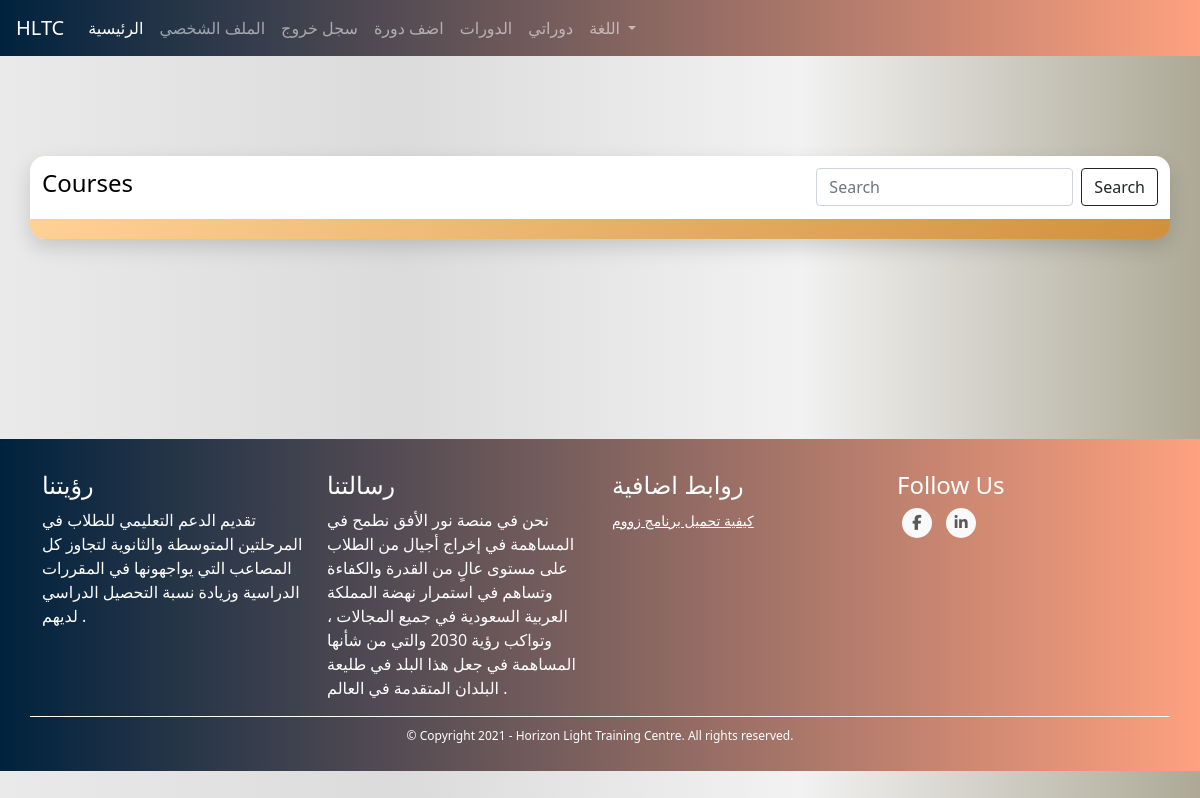
Page /tutors/my-courses (signed in) on the earlier database version.
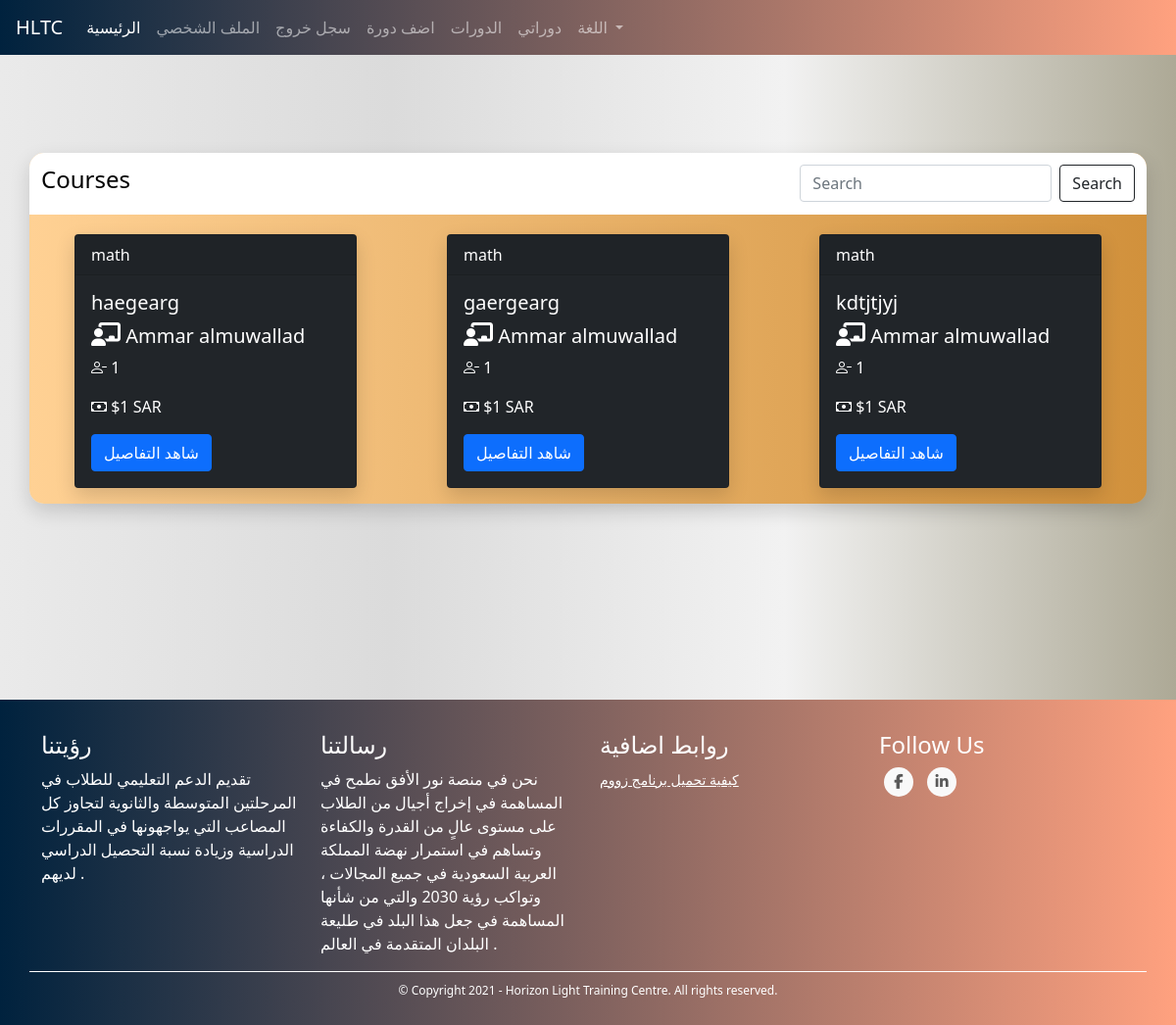
Same page on the later database version.
### TUTOR/models.py (models this page shows, shortened)
class CourseModel(db.Model):
    id = db.Column(db.Integer, primary_key=True)
    name = db.Column(db.String(130), nullable=False)
    description = db.Column(db.String(1000), nullable=False)
    subject = db.Column(db.String(), nullable=False)
    price = db.Column(db.Integer, nullable=False)
    min_students = db.Column(db.Integer, nullable=False)
    max_students = db.Column(db.Integer, nullable=False)
    currency = db.Column(db.String(3), nullable=False)
    began = db.Column(db.Boolean, nullable=False, default=False)
    ended = db.Column(db.Boolean, nullable=False, default=False)
    course_type = db.Column(db.Integer, nullable=False) # 1 for start when min number # 2 for start with min and date
    _period = db.Column(db.Integer, nullable=True) # days
    _start_date = db.Column(db.DateTime, nullable=True)
    _end_date = db.Column(db.DateTime, nullable=True)
    links = db.Column(db.String(), nullable=False) # {"zoom_for_tutor": "link", "zoom_for_students": "link", ...}
    weekly_time_table_json  = db.Column(db.String(1000), nullable=False) # {"saturday": {"from": ..., "to": ...}, ...}
    _state = db.Column(db.String(), nullable=False, default=json.dumps({"state_code": 1, "state_string": "لم تبدأ بعد", "allowed_actions": ["join", "view", "start", "cancel"]})) # {"state_code": 2, "state_string": "قائم", "allowed_actions": ["view", "end"]} {"state_code": 3, "state_string": "انتهى", "allowed_actions": ["delete"]} {"state_code": 4, "state_string": "ملغي", "allowed_actions": ["delete"]}
    number_of_students_paid = db.Column(db.Integer, nullable=False, default=0)
    have_sent_first_payment_emails = db.Column(db.Boolean, nullable=False, default=False)
    created_by_admin = db.Column(db.Boolean, nullable=False)
    creation_date = db.Column(db.DateTime, nullable=False, default=datetime.utcnow)
    payment_model = db.relationship('PaymentModel', backref='course', uselist=False)
    tutor_data_model_id = db.Column(db.Integer, db.ForeignKey('tutor_data_model.id'),
        nullable=False)
    @property
    def number_of_participants(self):
        return len(self.students)
    @property
    def empty_seats(self):
        return self.max_students - self.number_of_participants
    def link(self, name):
        return json.loads(self.links)[name]
    def start(self):
        self.began = True
        self._state = json.dumps({"state_code": 2, "state_string": "قائم", "allowed_actions": ["view", "end", "cancel"]})
        if self.course_type == 1:
            now = datetime.date(datetime.utcnow())
            self._start_date = now
            self._end_date = now + timedelta(days=self.period)
        db.session.commit()
        for sdm in self.students: # the paymetn is when a student joins not when the course begins bcz the course wont begin if students didn't pay
            send_student_course_start_email(sdm.user, self)
        send_tutor_course_start_email(self.tutor.user, self)
        return True
    def end(self):
        self.ended = True
        self._state = json.dumps({"state_code": 3, "state_string": "انتهى", "allowed_actions": ["delete"]})
        db.session.commit()
        for sdm in self.students:
            send_student_course_ended_email(sdm.user, self)
        send_tutor_course_ended_email(self.tutor.user, self)
        return True
    def cancel(self):
        self._state = json.dumps({"state_code": 4, "state_string": "ملغي", "allowed_actions": ["delete"]})
        db.session.commit()
        self.payment_model.refund_all()
        for sdm in self.students:
            send_student_course_canceled_email(sdm.user, self)
        send_tutor_course_canceled_email(self.tutor.user, self)

class UserModel(db.Model, UserMixin):
    id = db.Column(db.Integer, primary_key=True)
    first_name = db.Column(db.String(128), nullable=False)
    last_name = db.Column(db.String(128), nullable=False)
    username = db.Column(db.String(20), unique=True, nullable=False)
    email = db.Column(db.String(256), unique=True, nullable=False)
    password = db.Column(db.String(255), nullable=False)
    user_type = db.Column(db.String(30), nullable=False)
    _gender = db.Column(db.Boolean, nullable=False, default=True)
    email_confirmation_code = db.Column(db.String(5), nullable=True)
    is_confirmed = db.Column(db.Boolean, nullable=False, default=False)
    creation_date = db.Column(db.DateTime, nullable=False, default=datetime.utcnow)
    admin_data_model = db.relationship('AdminDataModel', backref='user', uselist=False)
    tutor_data_model = db.relationship('TutorDataModel', backref='user', uselist=False)
    student_data_model = db.relationship('StudentDataModel', backref='user', uselist=False)
    @property
    def full_name(self):
        return self.first_name + " " + self.last_name

### TUTOR/TUTORS/routes.py (the view)
@tutors_blueprint.route("/tutors/my-courses", methods=["GET", "POST"])
@login_required(["tutor"])
def tutor_courses():
    all_courses = CourseModel.query.filter_by(tutor_data_model_id=current_user.tutor_data_model.id).all()
    return render_template("tutors/tutor_courses.html", all_courses=all_courses)

### TUTOR/TUTORS/routes.py (called while the page is built)
@tutors_blueprint.context_processor
def utility_processor():
    return dict(get_language_text=LngObj.get_language_text, get_current_page_language_list=LngObj.get_current_page_language_list, languages=LANGUAGES, admin_types=ADMIN_TYPES, settings=SiteSettingsModel.instance(), classes_times=CLASSES_TIMES)

### TUTOR/models.py (called while the page is built)
@login_manager.user_loader
def load_user(user_id):
    return UserModel.query.get(int(user_id))

    @classmethod
    def instance(cls):
        return cls.query.get(1)

### TUTOR/utils/utils.py (called while the page is built)
def login_required(roles=[]):
	def wrapper(fn):
		@wraps(fn)
		def decorated_view(*args, **kwargs):
			if request.method in EXEMPT_METHODS:
				return fn(*args, **kwargs)
			elif current_app.login_manager._login_disabled:
				return fn(*args, **kwargs)
			elif not current_user.is_authenticated:
				return current_app.login_manager.unauthorized()
			role = current_user.user_type
			if ( (role not in roles) and (roles != []) ):
				return current_app.login_manager.unauthorized()
			return fn(*args, **kwargs)
		return decorated_view
	return wrapper

### TUTOR/templates/tutors/tutor_courses.html (shortened to what this page needs)
{% extends "template.html" %}
{% block content %}
    <link rel="stylesheet" href="{{ url_for('static', filename='css/courses.css') }}">
    <div class="container my-cont">
        <div class="row justify-content-center my-row filter-row">
          <nav class="navbar navbar-expand-lg my-courses-nav navbar-dark">
            <a class="navbar-brand"><h4>Courses</h4></a>
                  <div class="collapse navbar-collapse" id="navbarSupportedContent">
                    <form class="form-inline my-2 my-lg-0">
                      <input class="form-control mr-sm-2" type="search" placeholder="Search" aria-label="Search">
                      <button class="btn btn-outline-dark my-2 my-sm-0" type="submit">Search</button>
                    </form>
                  </div>
            </nav>
        </div>
        <div class="row my-row">
            {% for course in all_courses %}
                <div class="col-sm-4 my-col content-col">
                    <div class="card text-white bg-dark mb-3 my-card" style="max-width: 18rem;">
                        <div class="card-header">{{ course.subject }}</div>
                            <div class="card-body">
                                <h5 class="card-title">{{ course.name }}</h5>
                                <h5 class="card-title"><i class='fas fa-chalkboard-teacher' style='font-size:24px'></i> {{ course.tutor.user.full_name }}</h5>
                                <p class="card-text"><i class="bi bi-person-dash"></i> {{ course.empty_seats }}</p>
                                  <p class="card-text"><i class="bi bi-cash"></i> ${{ course.price }} {{ course.currency }}</p>
                                  <a href="{{ url_for('courses_blueprint.course', course_id=course.id) }}" class="btn btn-primary">شاهد التفاصيل</a>
                        </div>
                    </div>
                </div>
            {% endfor %}
        </div>
    </div>
{% endblock %}

### TUTOR/templates/template.html (shortened to what this page needs)
<!DOCTYPE html>
<html lang="en">
<head>
    <link rel="stylesheet" href="https://maxcdn.bootstrapcdn.com/bootstrap/4.0.0/css/bootstrap.min.css">
    <link href="https://cdn.jsdelivr.net/npm/bootstrap@5.0.0-beta1/dist/css/bootstrap.min.css" rel="stylesheet">
    <link href="https://maxcdn.bootstrapcdn.com/font-awesome/4.7.0/css/font-awesome.min.css" rel="stylesheet" >
    <link rel="stylesheet" href="{{ url_for('static', filename='css/footer.css') }}">
    <link rel="stylesheet" href="{{ url_for('static', filename='css/snippets/navbar.css') }}">
    <link rel="stylesheet" href="{{ url_for('static', filename='css/global.css') }}">
    <link rel="stylesheet" href="https://cdn.jsdelivr.net/npm/bootstrap-icons@1.3.0/font/bootstrap-icons.css">
</head>
<body>
    {% if current_user.is_authenticated %}
        {% if current_user.user_type == "tutor" %}
            {% include "snippets/tutors/header.html" %}
        {% elif current_user.user_type == "student" %}
            {% include "snippets/students/header.html" %}
        {% elif current_user.user_type in admin_types %}
            {% include "snippets/admins/header.html" %}
        {% endif %}
    {% else %}
        {% include "snippets/header.html" %}
    {% endif %}
    {% block content %}
    {% endblock %}
  {% include "snippets/footer.html" %}
</body>
</html>

### TUTOR/templates/snippets/tutors/header.html (shortened to what this page needs)
<nav class="navbar navbar-expand-lg navbar-dark my-navbar">
    <a class="navbar-brand" href="#">HLTC</a>
    <div class="collapse navbar-collapse" id="navbarNav">
      <ul class="navbar-nav">
        <li class="nav-item active">
          <a class="nav-link" href="{{ url_for('main_blueprint.home') }}">الرئيسية</a>
        </li>
        <li class="nav-item">
          <a class="nav-link" href="{{ url_for('tutors_blueprint.profile') }}">الملف الشخصي</a>
        </li>
        <li class="nav-item">
          <a class="nav-link" href="{{ url_for('users_blueprint.logout') }}">سجل خروج</a>
        </li>
          <li class="nav-item">
            <a class="nav-link" href="{{ url_for('tutors_blueprint.add_course') }}">اضف دورة</a>
          </li>
         <li class="nav-item">
            <a class="nav-link" href="{{ url_for('courses_blueprint.courses') }}">الدورات</a>
        </li>
        <li class="nav-item">
          <a class="nav-link" href="{{ url_for('tutors_blueprint.tutor_courses') }}">دوراتي</a>
      </li>
        {% include "snippets/language_select_bootstrap.html" %}
      </ul>
    </div>
  </nav>

### TUTOR/templates/snippets/language_select_bootstrap.html (shortened to what this page needs)
<li class="nav-item dropdown">
    <a class="nav-link dropdown-toggle" href="#" id="navbarDropdown" role="button" data-toggle="dropdown" aria-haspopup="true" aria-expanded="false">
      اللغة
    </a>
  </li>

### TUTOR/templates/snippets/footer.html (shortened to what this page needs)
<link rel="stylesheet" href="{{ url_for('static', filename='css/footer.css') }}">
<footer class="mainfooter" role="contentinfo">
    <div class="footer-middle">
    <div class="container">
      <div class="row">
        <div class="col-md-3 col-sm-6">
          <div class="footer-pad">
            <h4>رؤيتنا</h4>
            <ul class="list-unstyled">
              <li>تقديم الدعم التعليمي للطلاب في المرحلتين المتوسطة والثانوية لتجاوز كل المصاعب التي يواجهونها في المقررات الدراسية وزيادة نسبة التحصيل الدراسي لديهم .</li>
            </ul>
          </div>
        </div>
        <div class="col-md-3 col-sm-6">
          <div class="footer-pad">
            <h4>رسالتنا</h4>
            <ul class="list-unstyled">
              <li>نحن في منصة نور الأفق نطمح في المساهمة في إخراج أجيال من الطلاب على مستوى عالٍ من القدرة والكفاءة وتساهم في استمرار نهضة المملكة العربية السعودية في جميع المجالات ، وتواكب رؤية 2030 والتي من شأنها المساهمة في جعل هذا البلد في طليعة البلدان المتقدمة في العالم .</li>
            </ul>
          </div>
        </div>
        <div class="col-md-3 col-sm-6">
          <div class="footer-pad">
            <h4>روابط اضافية</h4>
            <ul class="list-unstyled">
              <li><a href="{{ url_for('main_blueprint.how_to_download_zoom') }}">كيفية تحميل برنامج زووم</a></li>
            </ul>
          </div>
        </div>
          <div class="col-md-3">
              <h4>Follow Us</h4>
              <ul class="social-network social-circle">
               <li><a href="#" class="icoFacebook" title="Facebook"><i class="fa fa-facebook"></i></a></li>
               <li><a href="#" class="icoLinkedin" title="Linkedin"><i class="fa fa-linkedin"></i></a></li>
              </ul>
          </div>
      </div>
      <div class="row">
          <div class="col-md-12 copy">
              <p class="text-center">&copy; Copyright 2021 - Horizon Light Training Centre.  All rights reserved.</p>
          </div>
      </div>
    </div>
    </div>
  </footer>

### TUTOR/static/css/footer.css (style rules this page uses)
footer { bottom: 0; left: 0; right: 0; background: #FFA17F; background: -webkit-linear-gradient(to right, #00223E, #FFA17F); background: linear-gradient(to right, #00223E, #FFA17F); color: white; clear: both; }
footer a { color: #fff; font-size: 14px; transition-duration: 0.2s; }
.copy { font-size: 12px; padding: 10px; border-top: 1px solid #FFFFFF; }
.footer-middle { padding-top: 2em; color: white; }
ul.social-network { list-style: none; display: inline; margin-left: 0 !important; padding: 0; }
ul.social-network li { display: inline; margin: 0 5px; }
.social-circle li a { display: inline-block; position: relative; margin: 0 auto 0 auto; -moz-border-radius: 50%; -webkit-border-radius: 50%; border-radius: 50%; text-align: center; width: 30px; height: 30px; font-size: 15px; }
.social-circle li i { margin: 0; line-height: 30px; text-align: center; }
.social-circle i { color: #595959; -webkit-transition: all 0.8s; -moz-transition: all 0.8s; -o-transition: all 0.8s; -ms-transition: all 0.8s; transition: all 0.8s; }
.social-network a { background-color: #F9F9F9; }

### TUTOR/static/css/snippets/navbar.css (style rules this page uses)
.my-navbar { background: #FFA17F; background: -webkit-linear-gradient(to right, #00223E, #FFA17F); background: linear-gradient(to right, #00223E, #FFA17F); }

### TUTOR/static/css/global.css (style rules this page uses)
body { background: #ADA996; background: -webkit-linear-gradient(to right, #EAEAEA, #DBDBDB, #F2F2F2, #ADA996); background: linear-gradient(to right, #EAEAEA, #DBDBDB, #F2F2F2, #ADA996); }

### TUTOR/static/css/courses.css (style rules this page uses)
.my-courses-nav { border-top-right-radius: 15px; border-top-left-radius: 15px; background-color: white; color: black; }
.my-cont { border-radius: 15px; background: #D1913C; background: -webkit-linear-gradient(to right, #FFD194, #D1913C); background: linear-gradient(to right, #FFD194, #D1913C); -webkit-box-shadow: 0px 8px 20px 0px rgba(0, 0, 0, 0.15); -moz-box-shadow: 0px 8px 20px 0px rgba(0, 0, 0, 0.15); box-shadow: 0px 8px 20px 0px rgba(0, 0, 0, 0.15); margin-top: 100px; margin-bottom: 200px; }
.filter-row { border-radius: 15px; color: black; margin-bottom: 20px; }
.my-card { margin-left: auto; margin-right: auto; -webkit-box-shadow: 0px 8px 20px 0px rgba(0, 0, 0, 0.15); -moz-box-shadow: 0px 8px 20px 0px rgba(0, 0, 0, 0.15); box-shadow: 0px 8px 20px 0px rgba(0, 0, 0, 0.15); }
.content-col { padding: 0; }

Differences in the rows shown:
added CourseModel: subject "math", name "haegearg", tutor.user.full_name "Ammar almuwallad", empty_seats "1", price "1", currency "SAR"
added CourseModel: subject "math", name "gaergearg", tutor.user.full_name "Ammar almuwallad", empty_seats "1", price "1", currency "SAR"
added CourseModel: subject "math", name "kdtjtjyj", tutor.user.full_name "Ammar almuwallad", empty_seats "1", price "1", currency "SAR"
